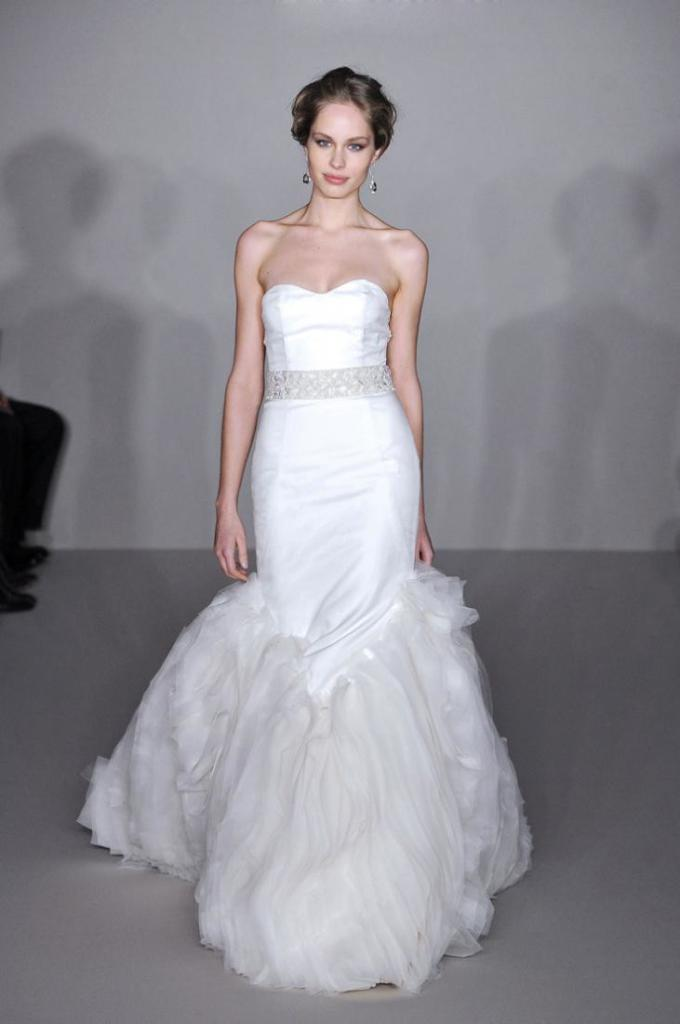
#> input picture train_mini1/clothing_1.jpg, 680 x 1024 px; its folder holds only this picture in this run
$ python shirt-segmentation-shift.py
#> lines starting #> are read from the running program, lines starting #| are printed output that depends on the picture; after the words box and inside, x2 and y2 are one past the last pixel; in counts of white or black regions, pixels touching at a corner belong together
# ==========================================
# shirt_segmentation_meanshift.py
# ==========================================
import numpy as np
import cv2
from matplotlib import pyplot as plt


def process_image(image_path):
    """
    Segments the likely t-shirt region from a stock image using Mean Shift segmentation.

    Parameters
    ----------
    image_path : str
        The filename (without folder prefix) of the image to process.
    """
#> called with image_path = 'clothing_1.jpg'
    # ------------------------------
    # Step 1: Load and preprocess image
    # ------------------------------
    path = 'train_mini1/' + image_path
    image = cv2.imread(path)
#> image is the input picture: shape (1024, 680, 3); mean B, G, R 146.6, 140.3, 142.4
    if image is None:
        raise FileNotFoundError(f"Could not read image: {path}")

    image = cv2.cvtColor(image, cv2.COLOR_BGR2RGB)
    h, w, _ = image.shape
#> h = 1024; w = 680

    # Convert to LAB color space (better for segmentation)
    lab_img = cv2.cvtColor(image, cv2.COLOR_RGB2LAB)
#> lab_img: shape (1024, 680, 3); mean of channels 0, 1, 2 148.4, 130.2, 124.9

    # ------------------------------
    # Step 2: Apply Mean Shift Filtering
    # ------------------------------
    # Spatial window radius (sp) and color window radius (sr) are tunable
    # Larger sp = more spatial smoothing (fewer regions)
    # Larger sr = more color smoothing (merges similar colors)
    sp = 12
    sr = 20
    mean_shift_img = cv2.pyrMeanShiftFiltering(lab_img, sp, sr)
#> mean_shift_img: shape (1024, 680, 3); mean of channels 0, 1, 2 148.9, 130.2, 124.9

    # Convert back to RGB for visualization
    mean_shift_rgb = cv2.cvtColor(mean_shift_img, cv2.COLOR_LAB2RGB)

    # ------------------------------
    # Step 3: Cluster the mean-shift result into distinct labels
    # ------------------------------
    # To identify the shirt region, we’ll cluster the filtered pixels by color
    reshaped = mean_shift_img.reshape((-1, 3))
    reshaped = np.float32(reshaped)

    # Use OpenCV k-means just for post-clustering (small k since Mean Shift pre-smoothed)
    k = 6
    criteria = (cv2.TERM_CRITERIA_EPS + cv2.TERM_CRITERIA_MAX_ITER, 100, 0.2)
    _, labels, centers = cv2.kmeans(reshaped, k, None, criteria, 10, cv2.KMEANS_RANDOM_CENTERS)
#> centers = [[162.8, 130.1, 124.3], [236.7, 128.6, 123.4], [129.2, 130.3, 124.9], [90.63, 130.2, 125.1], [200.1, 130.9, 125.8], [13.14, 128.7, 127.9]]
    labels = labels.flatten()

    # ------------------------------
    # Step 4: Identify likely shirt cluster (largest region near image center)
    # ------------------------------
    label_img = labels.reshape(h, w)
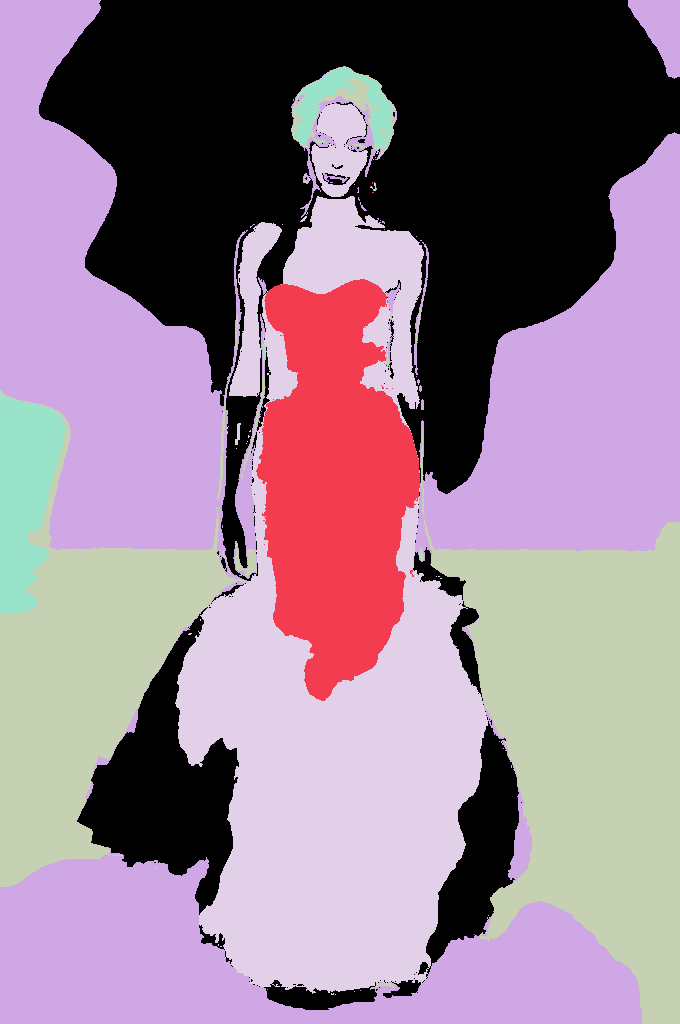
#> label_img: shape (1024, 680) int32; 6 distinct labels, from 0 to 5; one colour per label, 0 black
    center_crop = label_img[h // 3: 2 * h // 3, w // 3: 2 * w // 3]
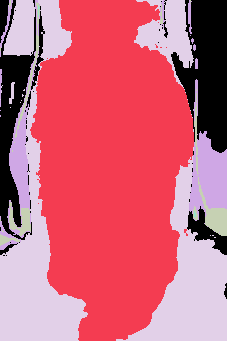
#> center_crop: shape (341, 227) int32; 6 distinct labels, from 0 to 5; one colour per label, 0 black
    shirt_cluster = np.bincount(center_crop.flatten()).argmax()
#> shirt_cluster = 1

    # Create initial mask for shirt cluster
    mask = (label_img == shirt_cluster)
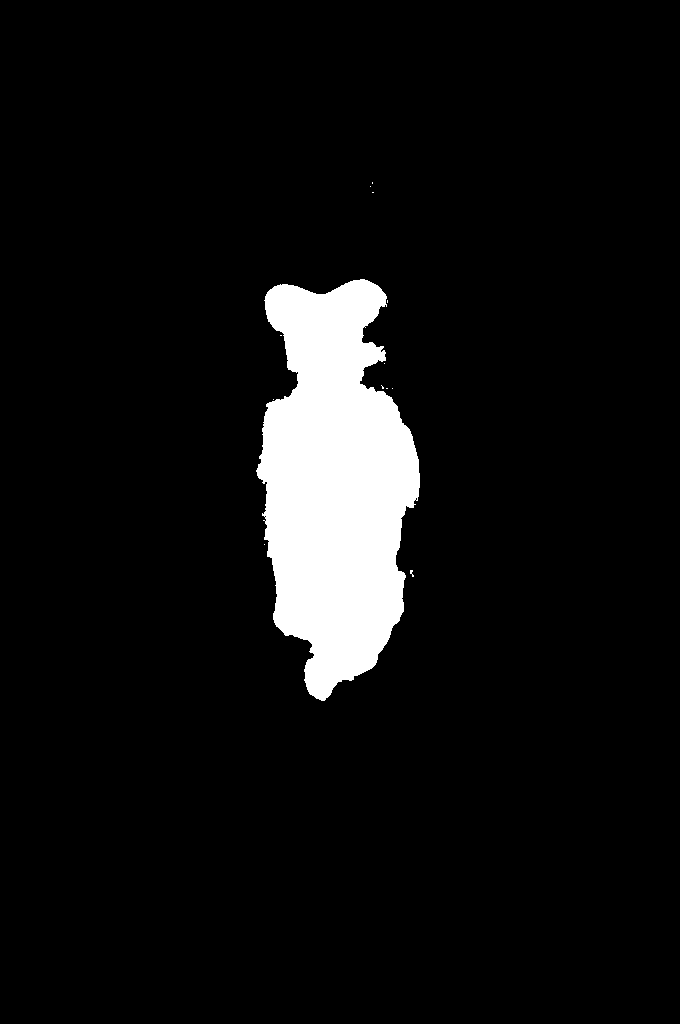
#> mask: shape (1024, 680) bool; 6.7% white; 13 white regions (12 under 20 px), largest, box (x1, y1, x2, y2) and area: (256, 279, 420, 701) 46862

    # ------------------------------
    # Step 5: Keep only the largest connected component
    # ------------------------------
    mask_uint8 = mask.astype(np.uint8)
    num_labels, labels_im, stats, _ = cv2.connectedComponentsWithStats(mask_uint8)
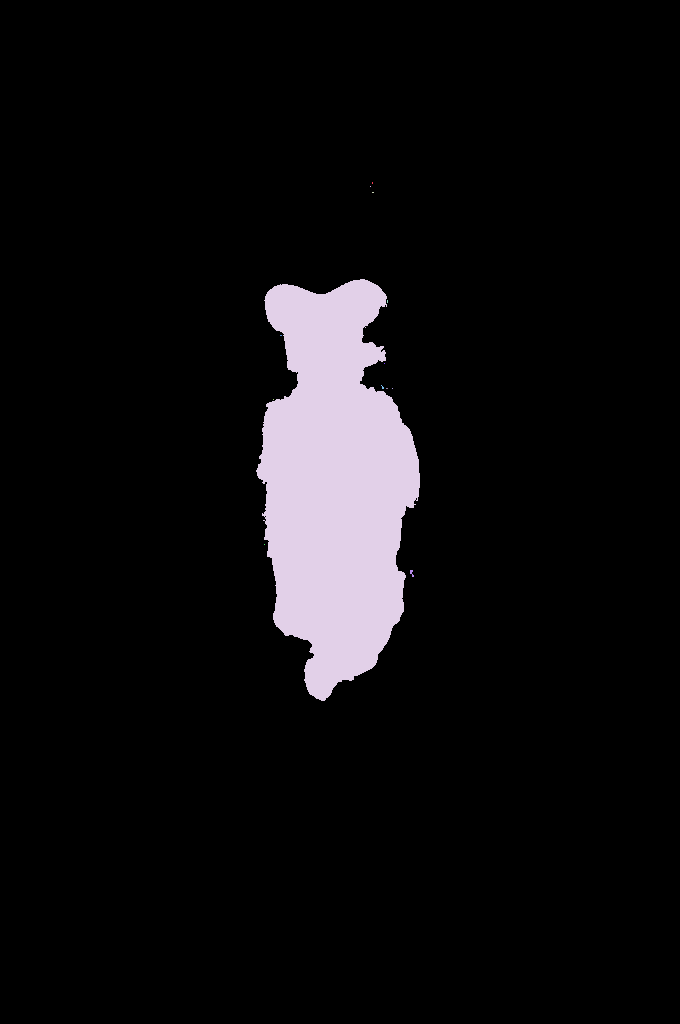
#> labels_im: shape (1024, 680) int32; 14 distinct labels, from 0 to 13; one colour per label, 0 black
#> num_labels = 14; stats = 14 rows, first 6: [0, 0, 680, 1024, 649421], [372, 182, 1, 2, 2], [370, 186, 1, 1, 1], [372, 192, 2, 1, 2], [256, 279, 164, 422, 46862], [387, 300, 1, 3, 3]

    if num_labels > 1:
        largest_label = 1 + np.argmax(stats[1:, cv2.CC_STAT_AREA])
#> largest_label = 4
        mask = (labels_im == largest_label)
#> mask: shape (1024, 680) bool; 6.7% white; 1 white region, box (x1, y1, x2, y2) and area: (256, 279, 420, 701) 46862

    # ------------------------------
    # Step 6: Apply mask to image
    # ------------------------------
    shirt_only = image.copy()
    shirt_only[~mask] = 0
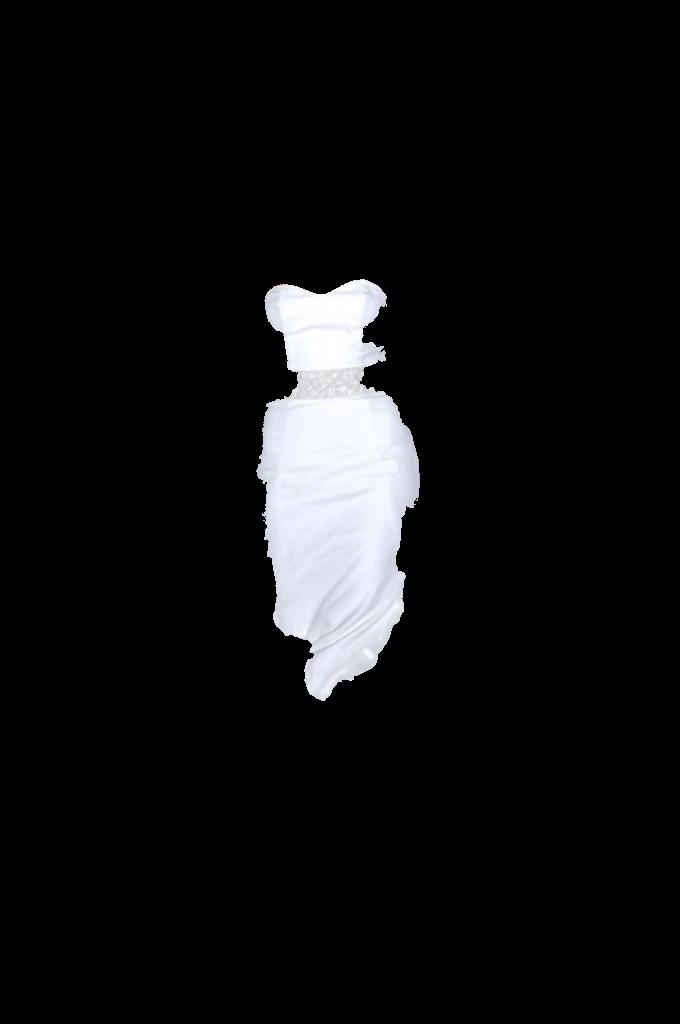
#> shirt_only: shape (1024, 680, 3); mean R, G, B 15.5, 15.7, 16.3

    # Save results
    output_filename = 'shirt_extracted_meanshift.jpg'
    cv2.imwrite(output_filename, cv2.cvtColor(shirt_only, cv2.COLOR_RGB2BGR))

    # ------------------------------
    # Step 7: Visualization
    # ------------------------------
    plt.figure(figsize=(15, 7))
    plt.subplot(1, 3, 1)
    plt.title("Original Image")
    plt.imshow(image)
    plt.axis("off")

    plt.subplot(1, 3, 2)
    plt.title("Mean Shift Filtered Image")
    plt.imshow(mean_shift_rgb)
    plt.axis("off")

    plt.subplot(1, 3, 3)
    plt.title("Likely Shirt Region")
    plt.imshow(shirt_only)
    plt.axis("off")

    plt.tight_layout()
    plt.show()


# --------------------------------------------
# Process all images
# --------------------------------------------
if __name__ == "__main__":
    for i in range(1, 34):
        image_path = f"clothing_{i}.jpg"
#> (the run stopped early here; a loop or call above may not have finished)
